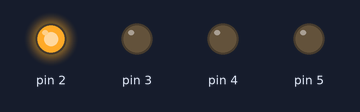
The sketch below on a simulated Arduino Uno, built with avr-gcc and run on an emulated ATmega328P. Shown: output pins drawn as LEDs (lit = HIGH).

Above: at 0.5 s.
At 2.5 s:
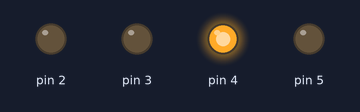
At 4.0 s:
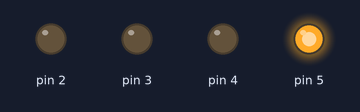
At 9.5 s:
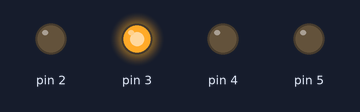
Timing chart, 0 to 10.4 s (numbered marks = the images above):
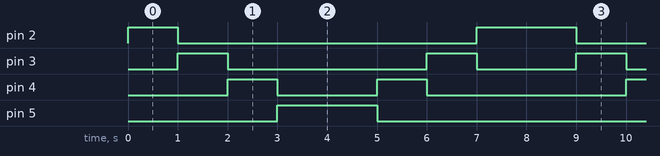

The sketch:

lab_1_sequence_blinking_of_light.ino
```cpp
// blinking of led lights in a sequence of increasing and decreasing order
//
void setup()
{

  pinMode(2, OUTPUT);
  pinMode(3, OUTPUT);
  pinMode(4, OUTPUT);
  pinMode(5, OUTPUT);
}

void loop()
{
  for(int pin =2; pin<6; pin++){
  digitalWrite(pin, HIGH);
  delay(1000); // Wait for 1000 millisecond(s)
  digitalWrite(pin, LOW);
 // delay(1000); // Wait for 1000 millisecond(s)
  }

  for(int pin =5; pin>=2; pin--){
  digitalWrite(pin, HIGH);
  delay(1000); // Wait for 1000 millisecond(s)
  digitalWrite(pin, LOW);
 // delay(1000); // Wait for 1000 millisecond(s)
  }

}
```

Measured:
- by itself, pin 2: repeats every 8.0 s: LOW 6.0 s, HIGH 2.0 s
- by itself, pin 3: repeats every 8.0 s: LOW 4.0 s, HIGH 1.0 s, LOW 2.0 s, HIGH 1.0 s
- by itself, pin 4: repeats every 8.0 s: LOW 2.0 s, HIGH 1.0 s, LOW 4.0 s, HIGH 1.0 s
- by itself, pin 5: alternates HIGH for 2.0 s and LOW for 6.0 s
